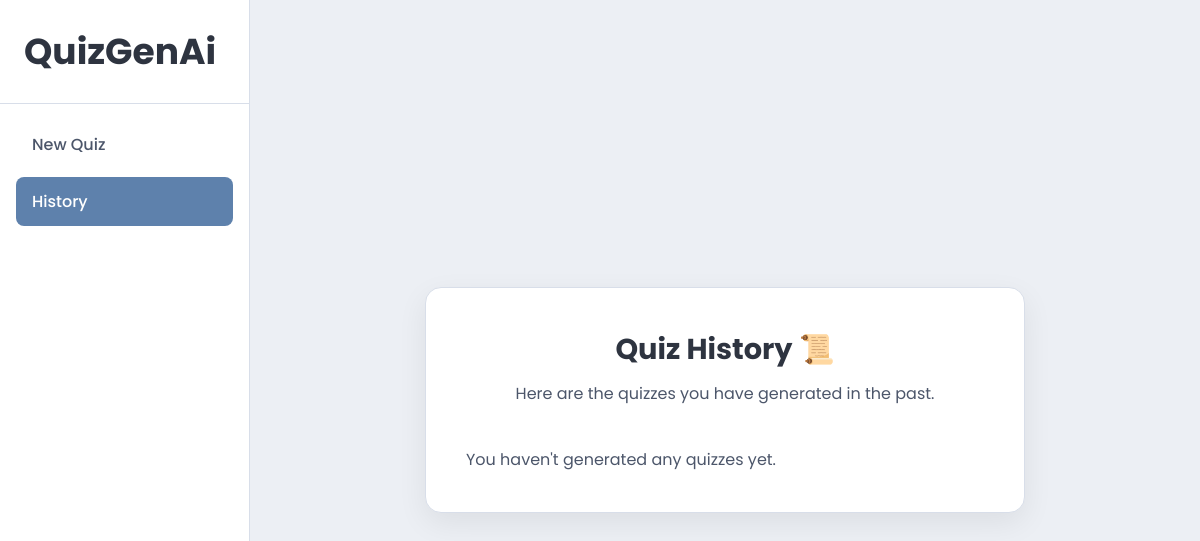
Page /history/ on the earlier database version.
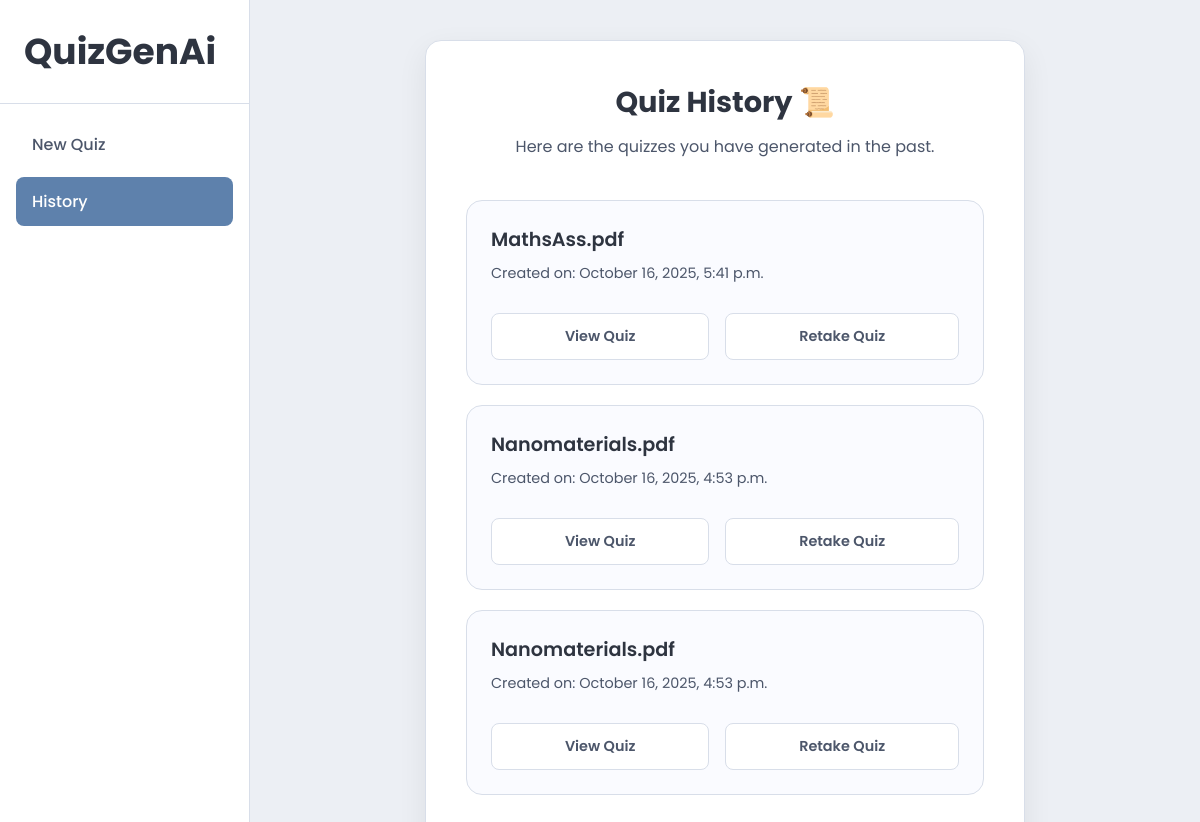
Same page on the later database version.
### home/models.py (models this page shows, shortened)
class Quiz(models.Model):
    id = models.UUIDField(primary_key=True, default=uuid.uuid4, editable=False)
    title = models.CharField(max_length=255)
    quiz_data = models.JSONField()
    created_at = models.DateTimeField(auto_now_add=True)

### home/views.py (the view)
# urls.py: path("history/", views.history_view, name="history"),
def history_view(request):
    quizzes = Quiz.objects.all().order_by('-created_at')
    return render(request, 'history.html', {'quizzes': quizzes})

### templates/history.html (shortened to what this page needs)
{% load static %}
<!DOCTYPE html>
<html lang="en">
<head>
    <link rel="stylesheet" href="{% static 'style.css' %}">
    <link rel="stylesheet" href="{% static 'history.css' %}">
</head>
<body>
    <div class="page-wrapper">
        <aside id="sidebar">
            <div class="sidebar-header">
                <h2>QuizGenAi</h2>
            </div>
            <nav class="sidebar-nav">
                <ul>
                    <li><a href="/">New Quiz</a></li>
                    <li class="active"><a href="/history/">History</a></li>
                </ul>
            </nav>
        </aside>
        <div class="main-content-area">
            <main class="container">
                <header>
                    <h1>Quiz History 📜</h1>
                    <p>Here are the quizzes you have generated in the past.</p>
                </header>
                <div class="history-list">
                    {% if quizzes %}
                        {% for quiz in quizzes %}
                            <div class="history-item">
                                <h3 class="quiz-title">{{ quiz.title }}</h3>
                                <p class="quiz-date">Created on: {{ quiz.created_at|date:"F j, Y, g:i a" }}</p>
                                <div class="button-group">
                                    <a href="{% url 'quiz_detail' quiz.id %}" class="secondary-btn">View Quiz</a>
                                    <a href="{% url 'quiz_retake' quiz.id %}" class="primary-btn">Retake Quiz</a>
                                </div>
                            </div>
                        {% endfor %}
                    {% else %}
                        <p>You haven't generated any quizzes yet.</p>
                    {% endif %}
                </div>
            </main>
        </div>
    </div>
</body>
</html>

### static/style.css (style rules this page uses)
:root { --primary-color: #5E81AC; --primary-hover: #81A1C1; --text-color: #2E3440; --subtle-text-color: #4C566A; --bg-color: #ECEFF4; --container-bg: #FFFFFF; --border-color: #D8DEE9; --disabled-bg: #E5E9F0; --disabled-text: #B4BCCD; --sidebar-bg: #FFFFFF; --card-shadow: 0 10px 30px rgba(0, 0, 0, 0.07); --border-radius: 16px; }
* { box-sizing: border-box; margin: 0; padding: 0; }
body { font-family: 'Poppins', sans-serif; background-color: var(--bg-color); color: var(--text-color); display: flex; min-height: 100vh; }
.page-wrapper { display: flex; width: 100%; }
#sidebar { width: 250px; background-color: var(--sidebar-bg); color: var(--text-color); display: flex; flex-direction: column; flex-shrink: 0; border-right: 1px solid var(--border-color); }
.sidebar-header { padding: 24px; font-size: 1.5rem; font-weight: 600; text-align: left; color: var(--text-color); border-bottom: 1px solid var(--border-color); }
.sidebar-nav ul { list-style: none; padding: 0 16px; margin-top: 16px; }
.sidebar-nav li a { display: block; padding: 12px 16px; margin-bottom: 8px; color: var(--subtle-text-color); text-decoration: none; font-weight: 500; border-radius: 8px; transition: background-color 0.2s ease, color 0.2s ease; }
.sidebar-nav li.active a { background-color: var(--primary-color); color: #fff; }
.main-content-area { flex-grow: 1; display: flex; justify-content: center; align-items: center; padding: 40px; }
.container { background-color: var(--container-bg); padding: 40px; border-radius: var(--border-radius); box-shadow: var(--card-shadow); width: 100%; max-width: 600px; text-align: center; border: 1px solid var(--border-color); }
header { margin-bottom: 30px; }
h1 { color: var(--text-color); margin-bottom: 10px; font-size: 1.8rem; }
p { color: var(--subtle-text-color); line-height: 1.6; }

### static/history.css (style rules this page uses)
.history-list { margin-top: 40px; text-align: left; }
.history-item { background-color: #fafbff; border: 1px solid var(--border-color); border-radius: var(--border-radius); padding: 24px; margin-bottom: 20px; display: flex; flex-direction: column; gap: 8px; }
.quiz-title { font-size: 1.2rem; font-weight: 600; color: var(--text-color); }
.quiz-date { font-size: 0.9rem; color: var(--subtle-text-color); }
.button-group { display: flex; flex-wrap: wrap; gap: 16px; margin-top: 20px; }
.primary-btn, .secondary-btn { padding: 12px 24px; border-radius: 8px; font-family: 'Poppins', sans-serif; font-size: 0.9rem; font-weight: 600; cursor: pointer; text-decoration: none; text-align: center; transition: background-color 0.2s, transform 0.2s; flex-grow: 1; }
.primary-btn { background-color: var(--container-bg); color: var(--subtle-text-color); border: 1px solid var(--border-color); }
.secondary-btn { background-color: var(--container-bg); color: var(--subtle-text-color); border: 1px solid var(--border-color); }

Differences in the rows shown:
added Quiz: title "MathsAss.pdf", created_at "October 16, 2025, 5:41 p.m."
added Quiz: title "Nanomaterials.pdf", created_at "October 16, 2025, 4:53 p.m."
added Quiz: title "Nanomaterials.pdf", created_at "October 16, 2025, 4:53 p.m."
Other differences:
text no longer shown: "You haven't generated any quizzes yet."
